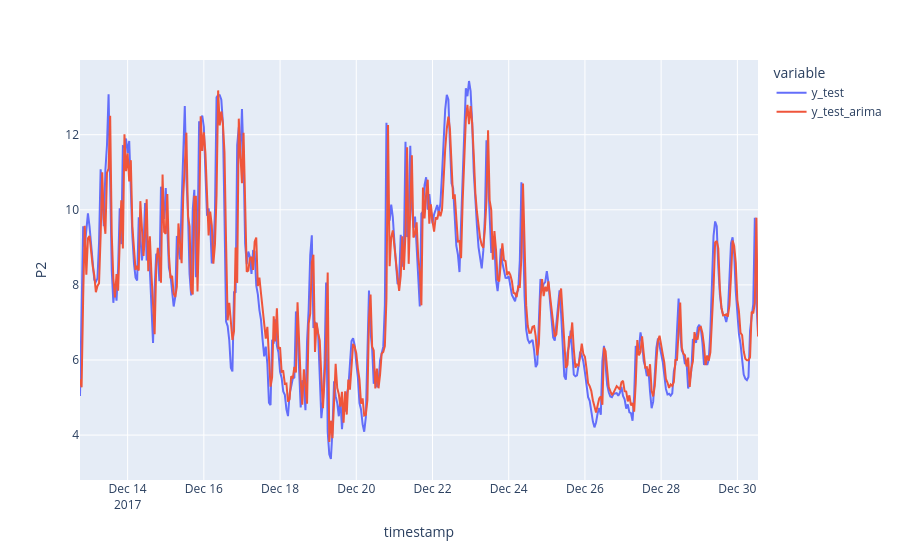

The notebook cell saved with this chart:
### Code cell
# PLot the Test predictions Data Frame
fig = px.line(df_arima_test_wfv, labels={"value": "P2"})
fig.show()
plt.savefig("../reports/figures/df_arima_test_wfv.png", dpi=150)

### Figure 1 — Plotly figure (JSON) as saved in the notebook; plotly's stock layout.template omitted (floating-point values rounded to 4 significant figures; data arrays with more than 128 entries replaced by an {"elided": "..."} marker saying what was removed)
{"data": [{"hovertemplate": "variable=y_test<br>timestamp=%{x}<br>P2=%{y}<extra></extra>", "legendgroup": "y_test", "line": {"color": "#636efa", "dash": "solid"}, "marker": {"symbol": "circle"}, "mode": "lines", "name": "y_test", "orientation": "v", "showlegend": true, "type": "scatter", "x": {"elided": "428 str values"}, "xaxis": "x", "y": {"elided": "428 float values"}, "yaxis": "y"}, {"hovertemplate": "variable=y_test_arima<br>timestamp=%{x}<br>P2=%{y}<extra></extra>", "legendgroup": "y_test_arima", "line": {"color": "#EF553B", "dash": "solid"}, "marker": {"symbol": "circle"}, "mode": "lines", "name": "y_test_arima", "orientation": "v", "showlegend": true, "type": "scatter", "x": {"elided": "428 str values"}, "xaxis": "x", "y": {"elided": "428 float values"}, "yaxis": "y"}], "layout": {"legend": {"title": {"text": "variable"}, "tracegroupgap": 0}, "margin": {"t": 60}, "xaxis": {"anchor": "y", "domain": [0, 1], "title": {"text": "timestamp"}}, "yaxis": {"anchor": "x", "domain": [0, 1], "title": {"text": "P2"}}}}
